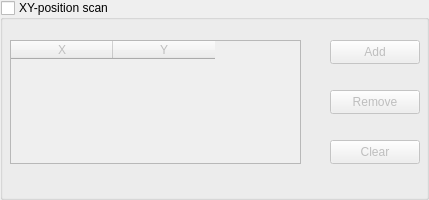
        <widget class="QGroupBox" name="stage_groupBox">
         <property name="minimumSize">
          <size>
           <width>0</width>
           <height>200</height>
          </size>
         </property>
         <property name="title">
          <string>XY-position scan</string>
         </property>
         <property name="checkable">
          <bool>true</bool>
         </property>
         <property name="checked">
          <bool>false</bool>
         </property>
         <widget class="QTableWidget" name="stage_tableWidget">
          <property name="geometry">
           <rect>
            <x>10</x>
            <y>40</y>
            <width>291</width>
            <height>124</height>
           </rect>
          </property>
          <property name="editTriggers">
           <set>QAbstractItemView::NoEditTriggers</set>
          </property>
          <property name="tabKeyNavigation">
           <bool>false</bool>
          </property>
          <property name="showDropIndicator" stdset="0">
           <bool>false</bool>
          </property>
          <property name="dragDropOverwriteMode">
           <bool>false</bool>
          </property>
          <property name="alternatingRowColors">
           <bool>false</bool>
          </property>
          <property name="selectionBehavior">
           <enum>QAbstractItemView::SelectRows</enum>
          </property>
          <property name="textElideMode">
           <enum>Qt::ElideRight</enum>
          </property>
          <property name="showGrid">
           <bool>true</bool>
          </property>
          <property name="gridStyle">
           <enum>Qt::SolidLine</enum>
          </property>
          <property name="wordWrap">
           <bool>true</bool>
          </property>
          <property name="columnCount">
           <number>2</number>
          </property>
          <attribute name="horizontalHeaderDefaultSectionSize">
           <number>102</number>
          </attribute>
          <attribute name="verticalHeaderVisible">
           <bool>false</bool>
          </attribute>
          <column>
           <property name="text">
            <string>X</string>
           </property>
          </column>
          <column>
           <property name="text">
            <string>Y</string>
           </property>
          </column>
         </widget>
         <widget class="QPushButton" name="clear_pos_Button">
          <property name="geometry">
           <rect>
            <x>330</x>
            <y>140</y>
            <width>90</width>
            <height>24</height>
           </rect>
          </property>
          <property name="minimumSize">
           <size>
            <width>90</width>
            <height>0</height>
           </size>
          </property>
          <property name="maximumSize">
           <size>
            <width>90</width>
            <height>16777215</height>
           </size>
          </property>
          <property name="text">
           <string>Clear</string>
          </property>
         </widget>
         <widget class="QPushButton" name="remove_pos_Button">
          <property name="geometry">
           <rect>
            <x>330</x>
            <y>90</y>
            <width>90</width>
            <height>24</height>
           </rect>
          </property>
          <property name="minimumSize">
           <size>
            <width>90</width>
            <height>0</height>
           </size>
          </property>
          <property name="maximumSize">
           <size>
            <width>90</width>
            <height>16777215</height>
           </size>
          </property>
          <property name="text">
           <string>Remove</string>
          </property>
         </widget>
         <widget class="QPushButton" name="add_pos_Button">
          <property name="geometry">
           <rect>
            <x>330</x>
            <y>40</y>
            <width>90</width>
            <height>24</height>
           </rect>
          </property>
          <property name="minimumSize">
           <size>
            <width>90</width>
            <height>0</height>
           </size>
          </property>
          <property name="maximumSize">
           <size>
            <width>90</width>
            <height>16777215</height>
           </size>
          </property>
          <property name="text">
           <string>Add</string>
          </property>
         </widget>
        </widget>
